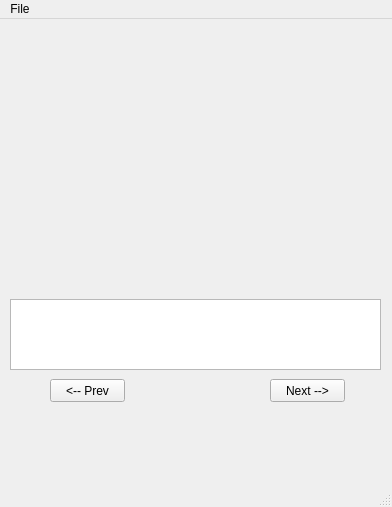
<?xml version="1.0" encoding="UTF-8"?>
<ui version="4.0">
 <class>MainWindow</class>
 <widget class="QMainWindow" name="MainWindow">
  <property name="geometry">
   <rect>
    <x>0</x>
    <y>0</y>
    <width>392</width>
    <height>507</height>
   </rect>
  </property>
  <property name="windowTitle">
   <string>MainWindow</string>
  </property>
  <widget class="QWidget" name="centralwidget">
   <widget class="QPushButton" name="nextButton">
    <property name="geometry">
     <rect>
      <x>270</x>
      <y>360</y>
      <width>75</width>
      <height>23</height>
     </rect>
    </property>
    <property name="text">
     <string>Next --&gt;</string>
    </property>
   </widget>
   <widget class="QPushButton" name="prevButton">
    <property name="geometry">
     <rect>
      <x>50</x>
      <y>360</y>
      <width>75</width>
      <height>23</height>
     </rect>
    </property>
    <property name="text">
     <string>&lt;-- Prev</string>
    </property>
   </widget>
   <widget class="QTextEdit" name="textBox">
    <property name="geometry">
     <rect>
      <x>10</x>
      <y>280</y>
      <width>371</width>
      <height>71</height>
     </rect>
    </property>
   </widget>
   <widget class="QLabel" name="image">
    <property name="geometry">
     <rect>
      <x>10</x>
      <y>0</y>
      <width>371</width>
      <height>271</height>
     </rect>
    </property>
    <property name="text">
     <string/>
    </property>
   </widget>
  </widget>
  <widget class="QMenuBar" name="menubar">
   <property name="geometry">
    <rect>
     <x>0</x>
     <y>0</y>
     <width>392</width>
     <height>26</height>
    </rect>
   </property>
   <widget class="QMenu" name="menuFile">
    <property name="title">
     <string>File</string>
    </property>
    <addaction name="actionClose"/>
    <addaction name="actionQuit"/>
   </widget>
   <addaction name="menuFile"/>
  </widget>
  <widget class="QStatusBar" name="statusbar"/>
  <action name="actionRetake">
   <property name="text">
    <string>Retake</string>
   </property>
  </action>
  <action name="actionClose">
   <property name="text">
    <string>Close</string>
   </property>
  </action>
  <action name="actionQuit">
   <property name="text">
    <string>Quit</string>
   </property>
  </action>
 </widget>
 <resources/>
 <connections/>
</ui>
